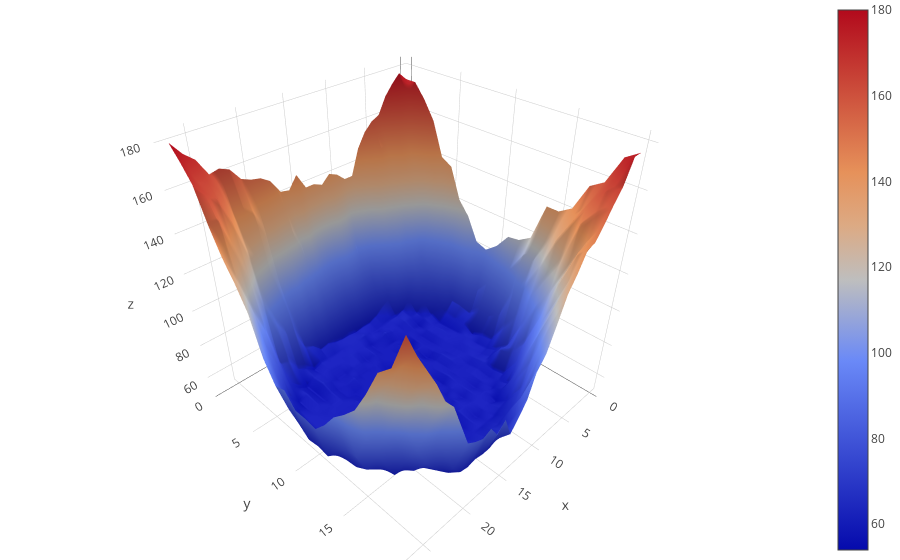

The cell this chart's notebook holds for it:
### Code cell
data=go.Surface(z=buf)
layout=go.Layout(
    margin=dict(
        l=0,
        r=0,
        b=0,
        t=0
    )
)
fig=go.Figure(data=[data],layout=layout)
iplot(fig)

### Figure 1 — Plotly figure (JSON) as saved in the notebook; plotly's stock layout.template omitted (floating-point values rounded to 4 significant figures; data arrays with more than 128 entries replaced by an {"elided": "..."} marker saying what was removed)
{"data": [{"type": "surface", "z": {"elided": "21x28 int values"}}], "layout": {"margin": {"b": 0, "l": 0, "r": 0, "t": 0}}}
